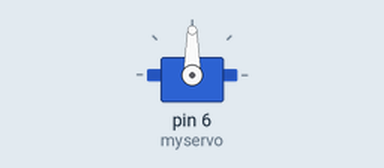
Recording of a sketch running on a simulated Arduino Uno, built with avr-gcc and run on an emulated ATmega328P. Shown: servo.

Above: at 0.05 s.
At 3.0 s:
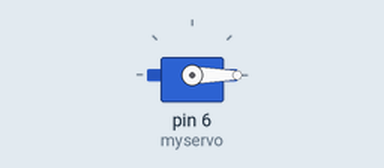
At 6.0 s:
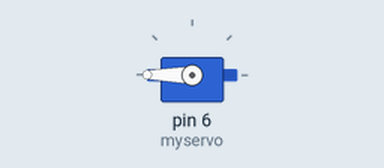
Timing chart, 0 to 7.8 s (numbered marks = the images above):
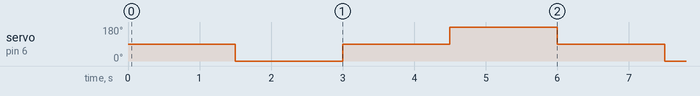

The sketch:

set_position_servo_lineaire.ino
```cpp
// inclure la bibliothèque servo
#include <Servo.h>

// créer un objet que l'on appelera myservo que l'on pourra manipuler pour envoyer
// des informations à notre servo moteur
Servo myservo;

void setup() {
  pinMode(6, OUTPUT); // préciser que l'on veut utiliser la pin 6 comme une sortie
  myservo.attach(6);  // préciser à notre bibliothèque qu'un servo est connecté à la pin 6
}

void loop() {
  myservo.write(90); // au milieu
  delay(1500); // attendre 1.5 sec
  myservo.write(0); // à l'opposé
  delay(1500);
  myservo.write(90);//au milieu
  delay(1500);
  myservo.write(180); // à l'autre opposé
  delay(1500);
}
```

Measured:
- by itself, servo on pin 6 (myservo): repeats every 6.0 s: 90° 1.5 s, 180° 1.5 s, 90° 1.5 s, 0° 1.5 s
